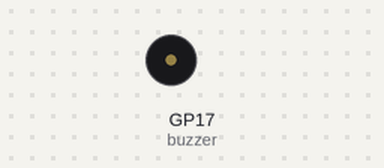
The program below on a simulated Raspberry Pi Pico running MicroPython. On the bench: buzzer (waves = sounding). What the program prints to the serial console is not drawn. At 5.6 s the program stops and its outputs stay as they are.

Above: at 0.21 s.
At 1.2 s:
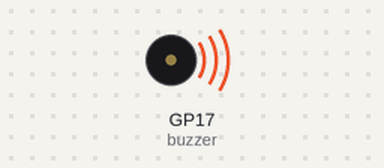
Timing chart, 0 to 6.7 s (numbered marks = the images above):
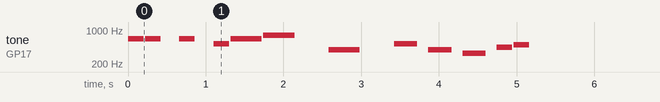

Measured:
- by itself, tone on GP17 (buzzer): plays 659 Hz for 0.20 s, 659 Hz for 0.20 s, 659 Hz for 0.20 s, 523 Hz for 0.20 s, 659 Hz for 0.40 s, 784 Hz for 0.40 s … (12 notes in this stretch)

The program:

13_pwm_buzzer_melody.py
```python
"""Lab 13: Piezo Buzzer Melody Player using PWM frequency modulation on GP17.

Demonstrates how microcontroller PWM generates acoustic sound frequencies,
converting note pitches (Hz) into sound waves with variable tempo and duration.
"""
from machine import Pin, PWM
from time import sleep_ms

# Pin GP17 connected to Piezo buzzer (+) through 100-330 ohm resistor; (-) to GND
buzzer = PWM(Pin(17))

# Note frequency dictionary (Hz)
NOTES = {
    'REST': 0,
    'C4': 262, 'D4': 294, 'E4': 330, 'F4': 349,
    'G4': 392, 'A4': 440, 'B4': 494, 'C5': 523,
    'D5': 587, 'E5': 659, 'F5': 698, 'G5': 784
}

# Musical score: tuples of (Note Name, Duration in 16th notes)
MELODY = [
    ('E5', 2), ('E5', 2), ('REST', 2), ('E5', 2),
    ('REST', 2), ('C5', 2), ('E5', 4),
    ('G5', 4), ('REST', 4), ('G4', 4), ('REST', 4),
    ('C5', 3), ('REST', 1), ('G4', 3), ('REST', 1),
    ('E4', 3), ('REST', 1), ('A4', 2), ('B4', 2),
    ('REST', 4)
]

TEMPO_MS = 100  # Base duration of a single 16th beat in milliseconds

def play_tone(frequency, duration_ms):
    """Play a specific frequency for duration_ms, then pause briefly."""
    if frequency > 0:
        buzzer.freq(frequency)
        buzzer.duty_u16(32768)  # 50% duty cycle square wave
    else:
        buzzer.duty_u16(0)      # Silence / rest

    sleep_ms(duration_ms)
    buzzer.duty_u16(0)          # Staccato gap between notes
    sleep_ms(20)

print("Lab 13: Playing melody on piezo buzzer (GP17)...")
try:
    for note, beats in MELODY:
        freq = NOTES.get(note, 0)
        dur = beats * TEMPO_MS
        play_tone(freq, dur)
    print("Melody finished successfully.")
finally:
    buzzer.duty_u16(0)
    buzzer.deinit()
```
